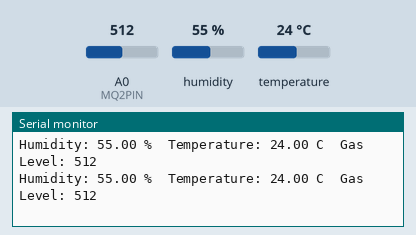
Simulated run of this sketch. Board: Arduino Mega 2560, built with avr-gcc and run on an emulated ATmega2560. Shown: the last lines printed to the serial monitor. The test bench sets the inputs (shaded band); at power-on: A0 (MQ2PIN) = 512, humidity 55 %, temperature 24 °C.

Above: at 19.8 s.
19.9 s: A0 (MQ2PIN) set to 991
At 21.5 s:
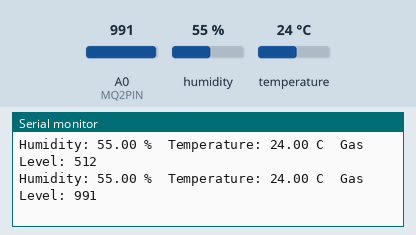
26.3 s: A0 (MQ2PIN) set to 1018
At 27.6 s:
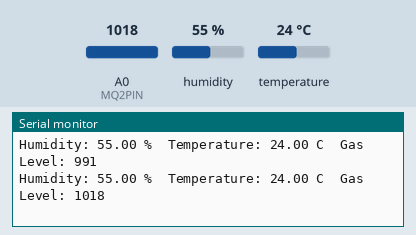
Timing chart, 0 to 29.3 s (numbered marks = the images above; inputs shaded):
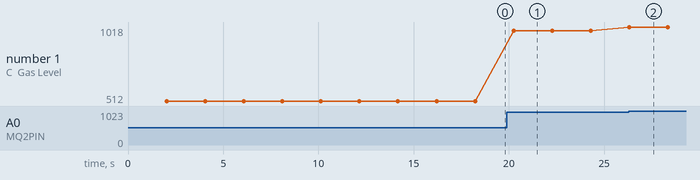

Measured:
- after the input at 19.9 s, the serial monitor: prints a new line after 0.35 s (image 1)
- after the input at 26.3 s, the serial monitor: prints a new line at once (image 2)
- plotted number 1: 512 → 991 after the input at 19.9 s, 991 → 1018 after the input at 26.3 s

The sketch:

eFarmer_Enviroment.ino
```cpp
#include <DHT.h>

// Define the DHT sensor type and the pin it's connected to
#define DHTPIN 4     // Pin which is connected to the DHT11 data pin
#define DHTTYPE DHT11   // DHT 11

// Define the analog pin for the MQ-2 sensor
#define MQ2PIN A0    // Pin connected to MQ-2 analog output

// Create an instance of the DHT class
DHT dht(DHTPIN, DHTTYPE);

void setup() {
  // Start serial communication with the computer
  Serial.begin(9600);

  // Start serial communication with the Bluetooth module
  Serial1.begin(9600);

  // Initialize the DHT sensor
  dht.begin();
}

void loop() {
  // Wait a few seconds between measurements
  delay(2000);

  // Read humidity (percent)
  float humidity = dht.readHumidity();

  // Read temperature in Celsius
  float temperature = dht.readTemperature();

  // Read gas level from MQ-2 (analog value)
  int gasLevel = analogRead(MQ2PIN);

  // Check if readings from DHT sensor failed and exit early (to try again)
  if (isnan(humidity) || isnan(temperature)) {
    Serial.println("Failed to read from DHT sensor!");
    Serial1.println("Failed to read from DHT sensor!");
    return;
  }

  // Print the results to the serial monitor
  String data = "Humidity: " + String(humidity) + " %\t";
  data += "Temperature: " + String(temperature) + " C\t";
  data += "Gas Level: " + String(gasLevel);

  Serial.println(data);         // Print to Serial Monitor
  Serial1.println(data);       // Send to Bluetooth module
}
```
